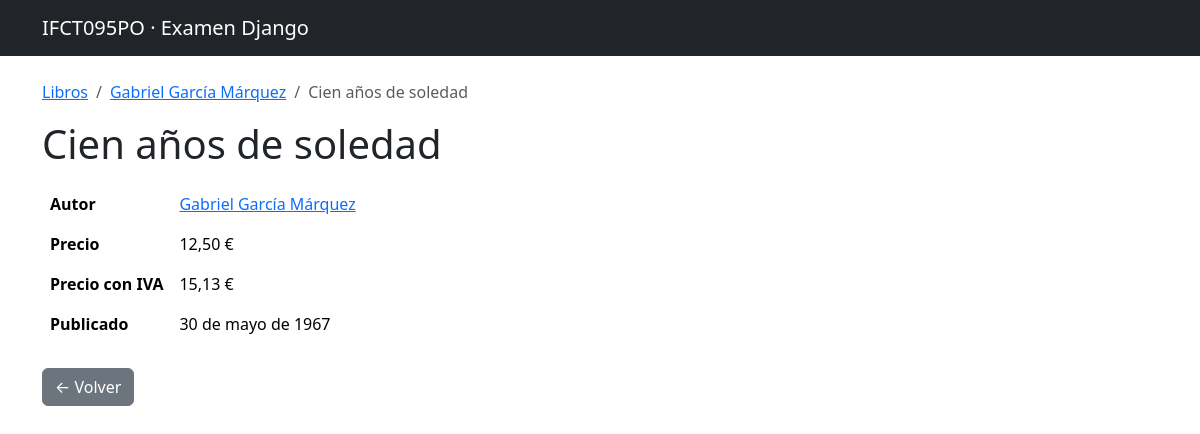
The app's page /libro/11/ with its own data.
### biblioteca/models.py (models this page shows, shortened)
class Libro(models.Model):
    titulo = models.CharField(max_length=300)
    autor = models.ForeignKey(Autor, on_delete=models.SET_NULL, null=True, blank=True)
    precio = models.DecimalField(max_digits=8, decimal_places=2)
    publicado = models.DateField(null=True, blank=True)
    autores_secundarios = models.ManyToManyField(
        Autor, related_name='libros_secundarios', blank=True
    )
    def precio_con_iva(self):
        return (self.precio * Decimal('1.21')).quantize(
            Decimal('0.01'), rounding=ROUND_HALF_UP
        )

class Autor(models.Model):
    nombre = models.CharField(max_length=150)
    email = models.EmailField(max_length=150, unique=True)
    activo = models.BooleanField(default=True)
    def __str__(self):
        return self.nombre

### biblioteca/views.py (the view)
# urls.py: path('libro/<int:libro_id>/', views.detalle_libro, name='detalle-libro'),
def detalle_libro(request, libro_id):
    libro = get_object_or_404(Libro.objects.select_related('autor').prefetch_related('autores_secundarios'), pk=libro_id)
    return render(request, 'biblioteca/detalle_libro.html', {'libro': libro})

### biblioteca/templates/biblioteca/detalle_libro.html (shortened to what this page needs)
{% extends "base.html" %}
{% block content %}
<nav aria-label="breadcrumb" class="mb-3">
  <ol class="breadcrumb">
    <li class="breadcrumb-item"><a href="{% url 'biblioteca:lista-libros' %}">Libros</a></li>
    {% if libro.autor %}
    <li class="breadcrumb-item">
      <a href="{% url 'biblioteca:libros-por-autor' libro.autor.pk %}">{{ libro.autor }}</a>
    </li>
    {% endif %}
    <li class="breadcrumb-item active">{{ libro.titulo }}</li>
  </ol>
</nav>
<h1>{{ libro.titulo }}</h1>
<table class="table table-borderless w-auto mt-3">
  <tr>
    <th class="pe-4">Autor</th>
    <td>
      {% if libro.autor %}
        <a href="{% url 'biblioteca:libros-por-autor' libro.autor.pk %}">{{ libro.autor }}</a>
      {% else %}
        <span class="text-muted">—</span>
      {% endif %}
    </td>
  </tr>
  <tr>
    <th>Precio</th>
    <td>{{ libro.precio }} €</td>
  </tr>
  <tr>
    <th>Precio con IVA</th>
    <td>{{ libro.precio_con_iva }} €</td>
  </tr>
  <tr>
    <th>Publicado</th>
    <td>
      {% if libro.publicado %}
        {{ libro.publicado }}
      {% else %}
        <span class="text-muted">Sin publicar</span>
      {% endif %}
    </td>
  </tr>
</table>
<a href="{% url 'biblioteca:lista-libros' %}" class="btn btn-secondary mt-2">&larr; Volver</a>
{% endblock %}

### records on screen
Libro: autor "Gabriel García Márquez", titulo "Cien años de soledad", precio "12,50", precio_con_iva "15,13", publicado "30 de mayo de 1967"
